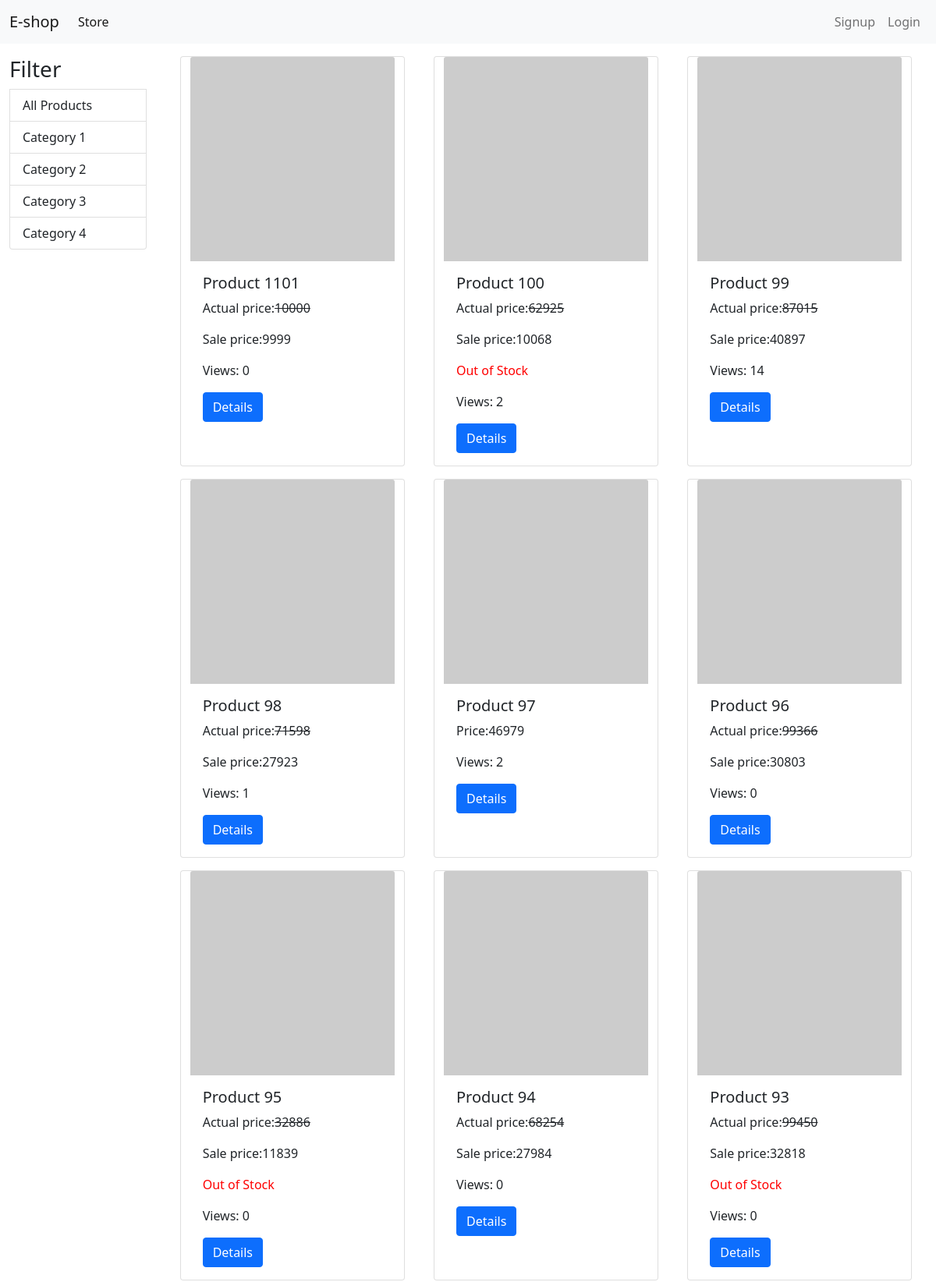
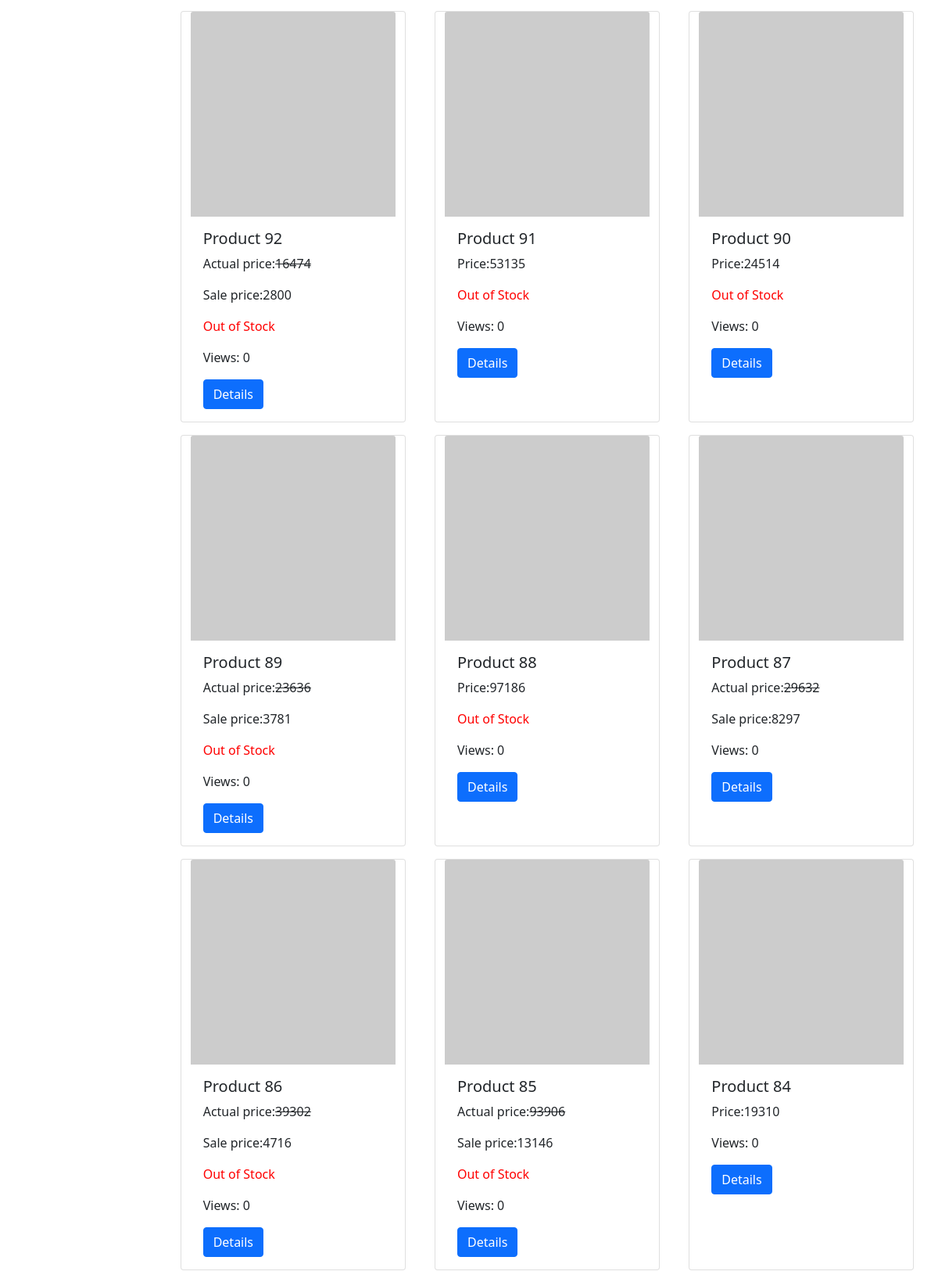
The page / (upper part) on the database its author committed (2 pictures, top to bottom).
### store/category.py (models this page shows, shortened)
class Category(models.Model):
    name = models.CharField(max_length=20)
    @staticmethod
    def get_all_categories():
        return Category.objects.all()

### store/models.py (models this page shows, shortened)
class Product(models.Model):
    productId = models.IntegerField()
    category  = models.ForeignKey(Category, on_delete=models.CASCADE)
    name      = models.CharField(max_length=50)
    image     = models.CharField(max_length=50)
    stock     = models.BooleanField(default=True)
    price     = models.IntegerField(default=0)
    sprice    = models.IntegerField(default=0)
    uid       = models.ForeignKey(Customer, on_delete=models.CASCADE,null=True, blank=True)
    views     = models.IntegerField(default = 0)
    @staticmethod
    def get_all_products():
        return Product.objects.all()

### store/views.py (the view)
# urls.py: path('', views.index, name='index'),
def index(request): #index page
    category = Category.get_all_categories()
    products = None
    catID = request.GET.get('category')
    if catID:
        products = Product.get_all_products_by_categoryid(catID)
        pass
    else:
        products = Product.get_all_products()
        pass
    data = {}
    data["products"] = products[::-1]
    data["category"] = category
    return render(request, 'index.html',data)

### store/templates/index.html
{% extends 'base.html' %}
{% block content %}
<div class="container-fluid mt-3">
    <div class="row">
        <div class="col-lg-2 mx-auto">
            <div class="list-group">
            <h3>Filter</h3>
            <a href="/" class="list-group-item list-group-item-action">All Products</a>
            {% for cat in category  %}
                <a href="/?category={{cat.id}}" class="list-group-item list-group-item-action">{{cat.name}}</a>
            {% endfor %}
            </div>
        </div>
        <div id = 'products' class="col-lg-10 mx-auto" >
            <div class="row mx-auto">
                {% for product in products %}
                <div class="card mx-auto mb-3" style="width: 18rem;">
                    <img src={{product.image}} class="card-img-top" alt="...">
                    <div class="card-body">
                      <h5 class="card-title">{{product.name}}</h5>
                      {% if product.price != product.sprice %}
                      <p class="card-text">Actual price:<del>{{product.price}}</del></p>
                      <p class="card-text">Sale price:{{product.sprice}}</p>
                      {% else %}
                      <p class="card-text">Price:{{product.price}}</p>
                      {% endif %}
                      {% if  product.stock == False %}
                      <p class="card-text" style="color:red;">Out of Stock</p>
                      {% endif %}
                      <p class="card-text">Views: {{product.views}}</p>
                      <a href="{% url 'detail' %}?prodid={{product.productId}}" class="btn btn-primary">Details</a>
                    </div>
                  </div>
                {% endfor %}
            </div>
        </div>
    </div>
</div>
{% endblock content %}

### store/templates/base.html (shortened to what this page needs)
<!doctype html>
<html lang="en">
<head>
    <link href="https://cdn.jsdelivr.net/npm/bootstrap@5.0.2/dist/css/bootstrap.min.css" rel="stylesheet"
>
</head>
<body>
    <nav class="navbar navbar-expand-lg navbar-light bg-light">
        <div class="container-fluid">
          <a class="navbar-brand" href="/">E-shop</a>
          <div class="collapse navbar-collapse" id="navbarSupportedContent">
            <ul class="navbar-nav me-auto mb-2 mb-lg-0">
              <li class="nav-item">
                <a class="nav-link active" aria-current="page" href="/">Store</a>
              </li>
            </ul>
            <ul class=" navbar-nav my-2 my-lg-0">
                {% if request.session.customer %}
                <li class="nav-item ">
                  <a class="nav-link" href="/dashboard">Dashboard</a>
                </li>
                <li class="nav-item ">
                  <a class="nav-link" href="/logout">Logout</a>
                </li>
                {% else %}
                 <li class="nav-item ">
                  <a class="nav-link" href="/signup">Signup</a>
                </li>
                <li class="nav-item ">
                  <a class="nav-link" href="/login">Login</a>
                </li>
                {% endif %}
              </ul>
          </div>
        </div>
      </nav>
    {% block content %}
    {% endblock content %}
</body>
</html>

### rows shown on the page
Category: name "Category 1"
Category: name "Category 2"
Category: name "Category 3"
Category: name "Category 4"
Product: name "Product 1101", price "10000", sprice "9999", views "0"
Product: name "Product 100", price "62925", sprice "10068", stock "Out of Stock", views "2"
Product: name "Product 99", price "87015", sprice "40897", views "14"
Product: name "Product 98", price "71598", sprice "27923", views "1"
Product: name "Product 97", price "46979", views "2"
Product: name "Product 96", price "99366", sprice "30803", views "0"
Product: name "Product 95", price "32886", sprice "11839", stock "Out of Stock", views "0"
Product: name "Product 94", price "68254", sprice "27984", views "0"
Product: name "Product 93", price "99450", sprice "32818", stock "Out of Stock", views "0"
Product: name "Product 92", price "16474", sprice "2800", stock "Out of Stock", views "0"
Product: name "Product 91", price "53135", stock "Out of Stock", views "0"
Product: name "Product 90", price "24514", stock "Out of Stock", views "0"
Product: name "Product 89", price "23636", sprice "3781", stock "Out of Stock", views "0"
Product: name "Product 88", price "97186", stock "Out of Stock", views "0"
Product: name "Product 87", price "29632", sprice "8297", views "0"
Product: name "Product 86", price "39302", sprice "4716", stock "Out of Stock", views "0"
Product: name "Product 85", price "93906", sprice "13146", stock "Out of Stock", views "0"
Product: name "Product 84", price "19310", views "0"
